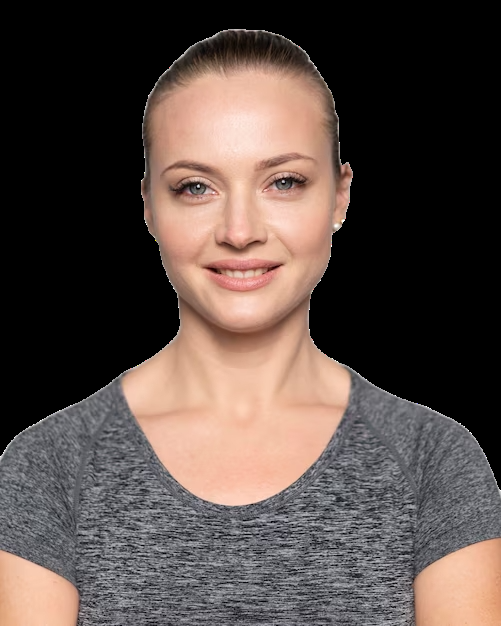
#> input picture frontal_face.png, 501 x 626 px
$ python '33-) Haar Cascade Resim Üzerinden Göz Tespiti.py'
#> lines starting #> are read from the running program, lines starting #| are printed output that depends on the picture; after the words box and inside, x2 and y2 are one past the last pixel; in counts of white or black regions, pixels touching at a corner belong together
import cv2

# Resim dosyasını yükle
img = cv2.imread("frontal_face.png")
#> img is the input picture: shape (626, 501, 3); mean B, G, R 69.9, 75.1, 88.4

# Yüz ve göz algılama modellerini yükle
yuz = cv2.CascadeClassifier("frontal_face.xml")
goz = cv2.CascadeClassifier("eye.xml")

# Resmi gri tona dönüştür
gray = cv2.cvtColor(img, cv2.COLOR_BGR2GRAY)
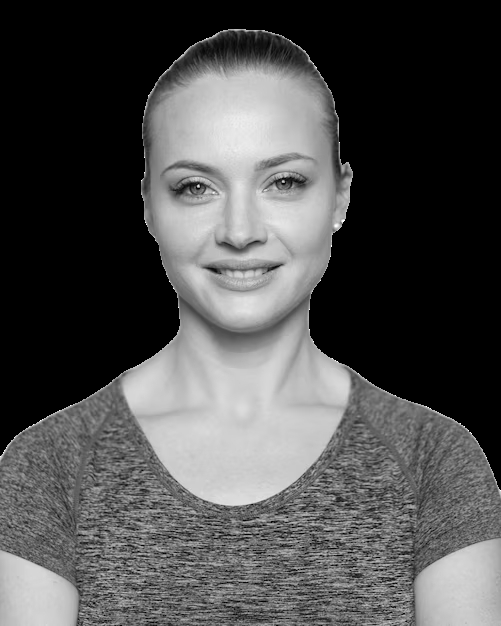
#> gray: shape (626, 501); min 0, max 255, mean 78.4

# Yüzleri algıla
faces = yuz.detectMultiScale(gray, 1.3, 4)
#> faces = [[123, 90, 232, 232]]

# Her algılanan yüz için işlemleri yap
for x, y, w, h in faces:
    # Yüzün etrafına bir dikdörtgen çiz
    cv2.rectangle(img, (x, y), (x + w, y + h), (255, 0, 0), 2)

    # Yüz bölgesini seç
    img2 = img[y : y + h, x : x + h]
    gray2 = gray[y : y + h, x : x + h]

    # Yüz bölgesindeki gözleri algıla
    gozler = goz.detectMultiScale(gray2)

    # Her algılanan göz için işlemleri yap
    for x1, y1, w1, h1 in gozler:
        # Gözün etrafına bir dikdörtgen çiz
        cv2.rectangle(img2, (x1, y1), (x1 + w1, y1 + h1), (0, 0, 255), 2)
#> this loop made 1 pass
#> (x, y, w, h, gozler) on pass 1: (123, 90, 232, 232, [[42, 73, 51, 51], [133, 65, 56, 56]])
#> pass 1, `img2 = img[y : y + h, x : x + h]`:
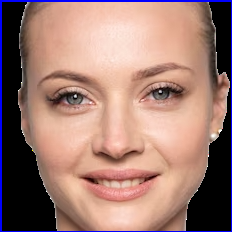
#> img2: shape (232, 232, 3); mean B, G, R 113.6, 121.8, 157.2
#> pass 1, `gray2 = gray[y : y + h, x : x + h]`:
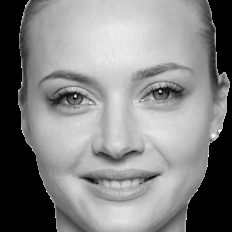
#> gray2: shape (232, 232); min 0, max 255, mean 132.2
#> after the loop:
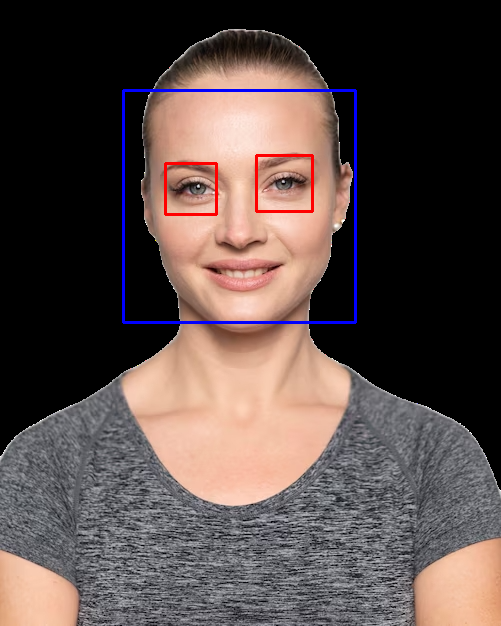
#> img: shape (626, 501, 3); 1.29% of pixels changed, all inside (x1, y1, x2, y2) = (122, 89, 357, 324)
#> after the loop:
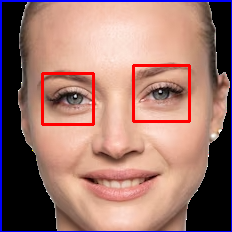
#> img2: shape (232, 232, 3); 2.37% of pixels changed, all inside (x1, y1, x2, y2) = (41, 64, 191, 126)

# Sonuçları ekranda göster
cv2.imshow("1", img)
cv2.waitKey(0)
cv2.destroyAllWindows()
